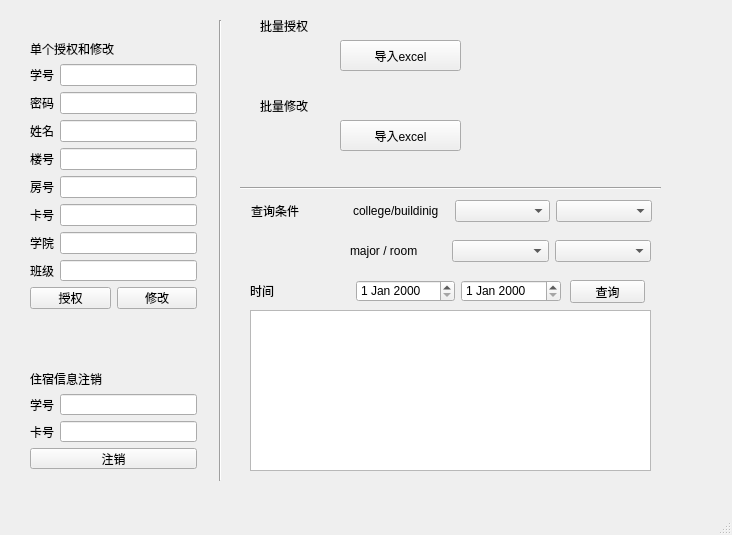
<?xml version="1.0" encoding="UTF-8"?>
<ui version="4.0">
 <class>administrator</class>
 <widget class="QMainWindow" name="administrator">
  <property name="geometry">
   <rect>
    <x>0</x>
    <y>0</y>
    <width>732</width>
    <height>535</height>
   </rect>
  </property>
  <property name="windowTitle">
   <string>MainWindow</string>
  </property>
  <widget class="QWidget" name="centralwidget">
   <widget class="QPushButton" name="pushButton_4">
    <property name="geometry">
     <rect>
      <x>340</x>
      <y>40</y>
      <width>121</width>
      <height>31</height>
     </rect>
    </property>
    <property name="text">
     <string>导入excel</string>
    </property>
   </widget>
   <widget class="QLabel" name="label_15">
    <property name="geometry">
     <rect>
      <x>260</x>
      <y>20</y>
      <width>165</width>
      <height>12</height>
     </rect>
    </property>
    <property name="text">
     <string>批量授权</string>
    </property>
   </widget>
   <widget class="QLabel" name="label_16">
    <property name="geometry">
     <rect>
      <x>260</x>
      <y>100</y>
      <width>165</width>
      <height>12</height>
     </rect>
    </property>
    <property name="text">
     <string>批量修改</string>
    </property>
   </widget>
   <widget class="QPushButton" name="pushButton_6">
    <property name="geometry">
     <rect>
      <x>340</x>
      <y>120</y>
      <width>121</width>
      <height>31</height>
     </rect>
    </property>
    <property name="text">
     <string>导入excel</string>
    </property>
   </widget>
   <widget class="QWidget" name="layoutWidget">
    <property name="geometry">
     <rect>
      <x>30</x>
      <y>370</y>
      <width>167</width>
      <height>99</height>
     </rect>
    </property>
    <layout class="QVBoxLayout" name="verticalLayout">
     <item>
      <widget class="QLabel" name="label_12">
       <property name="text">
        <string>住宿信息注销</string>
       </property>
      </widget>
     </item>
     <item>
      <layout class="QHBoxLayout" name="horizontalLayout_10">
       <item>
        <widget class="QLabel" name="label_7">
         <property name="text">
          <string>学号</string>
         </property>
        </widget>
       </item>
       <item>
        <widget class="QLineEdit" name="lineEdit"/>
       </item>
      </layout>
     </item>
     <item>
      <layout class="QHBoxLayout" name="horizontalLayout_11">
       <item>
        <widget class="QLabel" name="label_8">
         <property name="text">
          <string>卡号</string>
         </property>
        </widget>
       </item>
       <item>
        <widget class="QLineEdit" name="lineEdit_2"/>
       </item>
      </layout>
     </item>
     <item>
      <widget class="QPushButton" name="pushButton_2">
       <property name="text">
        <string>注销</string>
       </property>
      </widget>
     </item>
    </layout>
   </widget>
   <widget class="QWidget" name="layoutWidget">
    <property name="geometry">
     <rect>
      <x>30</x>
      <y>40</y>
      <width>167</width>
      <height>269</height>
     </rect>
    </property>
    <layout class="QVBoxLayout" name="verticalLayout_2">
     <item>
      <widget class="QLabel" name="label_9">
       <property name="text">
        <string>单个授权和修改</string>
       </property>
      </widget>
     </item>
     <item>
      <layout class="QHBoxLayout" name="horizontalLayout_8">
       <item>
        <widget class="QLabel" name="label">
         <property name="text">
          <string>学号</string>
         </property>
        </widget>
       </item>
       <item>
        <widget class="QLineEdit" name="user"/>
       </item>
      </layout>
     </item>
     <item>
      <layout class="QHBoxLayout" name="horizontalLayout_7">
       <item>
        <widget class="QLabel" name="label_2">
         <property name="text">
          <string>密码</string>
         </property>
        </widget>
       </item>
       <item>
        <widget class="QLineEdit" name="password"/>
       </item>
      </layout>
     </item>
     <item>
      <layout class="QHBoxLayout" name="horizontalLayout_6">
       <item>
        <widget class="QLabel" name="label_6">
         <property name="text">
          <string>姓名</string>
         </property>
        </widget>
       </item>
       <item>
        <widget class="QLineEdit" name="name"/>
       </item>
      </layout>
     </item>
     <item>
      <layout class="QHBoxLayout" name="horizontalLayout_5">
       <item>
        <widget class="QLabel" name="label_3">
         <property name="text">
          <string>楼号</string>
         </property>
        </widget>
       </item>
       <item>
        <widget class="QLineEdit" name="building"/>
       </item>
      </layout>
     </item>
     <item>
      <layout class="QHBoxLayout" name="horizontalLayout_4">
       <item>
        <widget class="QLabel" name="label_4">
         <property name="text">
          <string>房号</string>
         </property>
        </widget>
       </item>
       <item>
        <widget class="QLineEdit" name="room"/>
       </item>
      </layout>
     </item>
     <item>
      <layout class="QHBoxLayout" name="horizontalLayout_3">
       <item>
        <widget class="QLabel" name="label_5">
         <property name="text">
          <string>卡号</string>
         </property>
        </widget>
       </item>
       <item>
        <widget class="QLineEdit" name="card"/>
       </item>
      </layout>
     </item>
     <item>
      <layout class="QHBoxLayout" name="horizontalLayout_2">
       <item>
        <widget class="QLabel" name="label_10">
         <property name="text">
          <string>学院</string>
         </property>
        </widget>
       </item>
       <item>
        <widget class="QLineEdit" name="college"/>
       </item>
      </layout>
     </item>
     <item>
      <layout class="QHBoxLayout" name="horizontalLayout">
       <item>
        <widget class="QLabel" name="label_11">
         <property name="text">
          <string>班级</string>
         </property>
        </widget>
       </item>
       <item>
        <widget class="QLineEdit" name="class_2"/>
       </item>
      </layout>
     </item>
     <item>
      <layout class="QHBoxLayout" name="horizontalLayout_9">
       <item>
        <widget class="QPushButton" name="pushButton">
         <property name="text">
          <string>授权</string>
         </property>
        </widget>
       </item>
       <item>
        <widget class="QPushButton" name="pushButton_3">
         <property name="text">
          <string>修改</string>
         </property>
        </widget>
       </item>
      </layout>
     </item>
    </layout>
   </widget>
   <widget class="QPushButton" name="pushButton_5">
    <property name="geometry">
     <rect>
      <x>570</x>
      <y>280</y>
      <width>75</width>
      <height>23</height>
     </rect>
    </property>
    <property name="text">
     <string>查询</string>
    </property>
   </widget>
   <widget class="QWidget" name="layoutWidget_2">
    <property name="geometry">
     <rect>
      <x>350</x>
      <y>240</y>
      <width>301</width>
      <height>22</height>
     </rect>
    </property>
    <layout class="QHBoxLayout" name="horizontalLayout_15">
     <item>
      <widget class="QLabel" name="label_19">
       <property name="text">
        <string>major / room     </string>
       </property>
      </widget>
     </item>
     <item>
      <widget class="QComboBox" name="comboBox_5">
       <item>
        <property name="text">
         <string/>
        </property>
       </item>
       <item>
        <property name="text">
         <string>major</string>
        </property>
       </item>
       <item>
        <property name="text">
         <string>room</string>
        </property>
       </item>
      </widget>
     </item>
     <item>
      <widget class="QComboBox" name="comboBox_6">
       <item>
        <property name="text">
         <string/>
        </property>
       </item>
      </widget>
     </item>
    </layout>
   </widget>
   <widget class="Line" name="line">
    <property name="geometry">
     <rect>
      <x>240</x>
      <y>180</y>
      <width>421</width>
      <height>16</height>
     </rect>
    </property>
    <property name="orientation">
     <enum>Qt::Horizontal</enum>
    </property>
   </widget>
   <widget class="QWidget" name="layoutWidget_3">
    <property name="geometry">
     <rect>
      <x>250</x>
      <y>280</y>
      <width>311</width>
      <height>22</height>
     </rect>
    </property>
    <layout class="QHBoxLayout" name="horizontalLayout_16">
     <item>
      <widget class="QLabel" name="label_20">
       <property name="text">
        <string>时间</string>
       </property>
      </widget>
     </item>
     <item>
      <widget class="QDateEdit" name="dateEdit_3"/>
     </item>
     <item>
      <widget class="QDateEdit" name="dateEdit_4"/>
     </item>
    </layout>
   </widget>
   <widget class="QWidget" name="layoutWidget_4">
    <property name="geometry">
     <rect>
      <x>251</x>
      <y>200</y>
      <width>401</width>
      <height>22</height>
     </rect>
    </property>
    <layout class="QHBoxLayout" name="horizontalLayout_17">
     <item>
      <widget class="QLabel" name="label_21">
       <property name="text">
        <string>查询条件</string>
       </property>
      </widget>
     </item>
     <item>
      <widget class="QLabel" name="label_22">
       <property name="text">
        <string>college/buildinig</string>
       </property>
      </widget>
     </item>
     <item>
      <widget class="QComboBox" name="comboBox_7">
       <item>
        <property name="text">
         <string/>
        </property>
       </item>
       <item>
        <property name="text">
         <string>college</string>
        </property>
       </item>
       <item>
        <property name="text">
         <string>building</string>
        </property>
       </item>
      </widget>
     </item>
     <item>
      <widget class="QComboBox" name="comboBox_8">
       <item>
        <property name="text">
         <string/>
        </property>
       </item>
      </widget>
     </item>
    </layout>
   </widget>
   <widget class="QTableView" name="tableView">
    <property name="geometry">
     <rect>
      <x>250</x>
      <y>310</y>
      <width>401</width>
      <height>161</height>
     </rect>
    </property>
   </widget>
   <widget class="Line" name="line_2">
    <property name="geometry">
     <rect>
      <x>210</x>
      <y>20</y>
      <width>20</width>
      <height>461</height>
     </rect>
    </property>
    <property name="orientation">
     <enum>Qt::Vertical</enum>
    </property>
   </widget>
   <zorder>layoutWidget</zorder>
   <zorder>layoutWidget</zorder>
   <zorder>pushButton_4</zorder>
   <zorder>label_15</zorder>
   <zorder>label_16</zorder>
   <zorder>pushButton_6</zorder>
   <zorder>pushButton_5</zorder>
   <zorder>layoutWidget_2</zorder>
   <zorder>line</zorder>
   <zorder>layoutWidget_3</zorder>
   <zorder>layoutWidget_4</zorder>
   <zorder>tableView</zorder>
   <zorder>line_2</zorder>
  </widget>
  <widget class="QMenuBar" name="menubar">
   <property name="geometry">
    <rect>
     <x>0</x>
     <y>0</y>
     <width>732</width>
     <height>23</height>
    </rect>
   </property>
  </widget>
  <widget class="QStatusBar" name="statusbar"/>
 </widget>
 <resources/>
 <connections/>
</ui>
